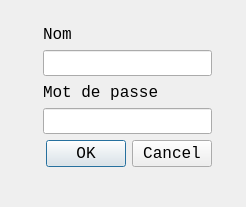
<?xml version="1.0" encoding="UTF-8"?>
<ui version="4.0">
 <class>AuthDialog</class>
 <widget class="QDialog" name="AuthDialog">
  <property name="geometry">
   <rect>
    <x>0</x>
    <y>0</y>
    <width>246</width>
    <height>207</height>
   </rect>
  </property>
  <property name="windowTitle">
   <string>Dialog</string>
  </property>
  <widget class="QWidget" name="layoutWidget">
   <property name="geometry">
    <rect>
     <x>43</x>
     <y>24</y>
     <width>169</width>
     <height>143</height>
    </rect>
   </property>
   <layout class="QVBoxLayout" name="verticalLayout">
    <item>
     <widget class="QLabel" name="userNameLabel">
      <property name="font">
       <font>
        <family>Monospace</family>
        <pointsize>12</pointsize>
       </font>
      </property>
      <property name="text">
       <string>Nom</string>
      </property>
     </widget>
    </item>
    <item>
     <widget class="QLineEdit" name="userNameInput">
      <property name="font">
       <font>
        <family>Monospace</family>
        <pointsize>11</pointsize>
       </font>
      </property>
     </widget>
    </item>
    <item>
     <widget class="QLabel" name="userPassLabel">
      <property name="font">
       <font>
        <family>Monospace</family>
        <pointsize>12</pointsize>
       </font>
      </property>
      <property name="text">
       <string>Mot de passe</string>
      </property>
     </widget>
    </item>
    <item>
     <widget class="QLineEdit" name="userPassInput">
      <property name="font">
       <font>
        <family>Monospace</family>
        <pointsize>11</pointsize>
       </font>
      </property>
      <property name="inputMethodHints">
       <set>Qt::ImhHiddenText|Qt::ImhNoAutoUppercase|Qt::ImhNoPredictiveText|Qt::ImhSensitiveData</set>
      </property>
      <property name="echoMode">
       <enum>QLineEdit::Password</enum>
      </property>
     </widget>
    </item>
    <item>
     <widget class="QDialogButtonBox" name="authButtonBox">
      <property name="font">
       <font>
        <family>Monospace</family>
        <pointsize>12</pointsize>
       </font>
      </property>
      <property name="orientation">
       <enum>Qt::Horizontal</enum>
      </property>
      <property name="standardButtons">
       <set>QDialogButtonBox::Cancel|QDialogButtonBox::Ok</set>
      </property>
     </widget>
    </item>
   </layout>
  </widget>
 </widget>
 <tabstops>
  <tabstop>userNameInput</tabstop>
  <tabstop>userPassInput</tabstop>
 </tabstops>
 <resources/>
 <connections>
  <connection>
   <sender>authButtonBox</sender>
   <signal>accepted()</signal>
   <receiver>AuthDialog</receiver>
   <slot>accept()</slot>
   <hints>
    <hint type="sourcelabel">
     <x>198</x>
     <y>161</y>
    </hint>
    <hint type="destinationlabel">
     <x>157</x>
     <y>274</y>
    </hint>
   </hints>
  </connection>
  <connection>
   <sender>authButtonBox</sender>
   <signal>rejected()</signal>
   <receiver>AuthDialog</receiver>
   <slot>reject()</slot>
   <hints>
    <hint type="sourcelabel">
     <x>198</x>
     <y>161</y>
    </hint>
    <hint type="destinationlabel">
     <x>286</x>
     <y>274</y>
    </hint>
   </hints>
  </connection>
 </connections>
</ui>
